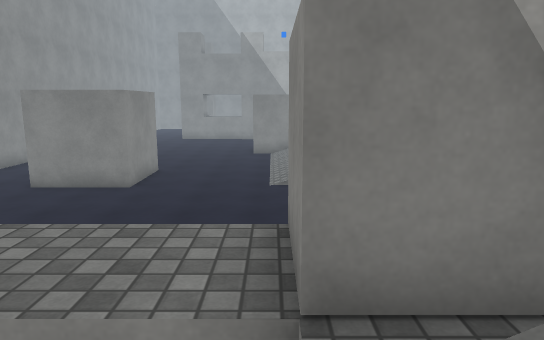
[1] (above)

24 first-person views from a walk through a scene from a Unity 3-D project. The camera is 1.3 m above the floor, tilts 10° down and sees 70° across. The floor is counted in squares, 1 m on a side. Each view is taken from the middle of a square. On the plan, view 1 faces up. The plan holds only what a view shows up to about 16 squares ahead; the rest is blank. The place goes on beyond the plan. The player character is not drawn. Surface patterns are stand-ins for the level's own textures.

[2]
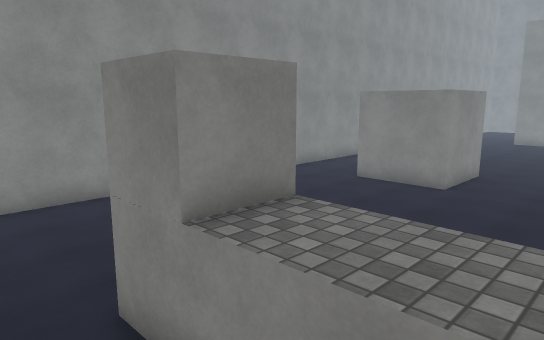

[3]
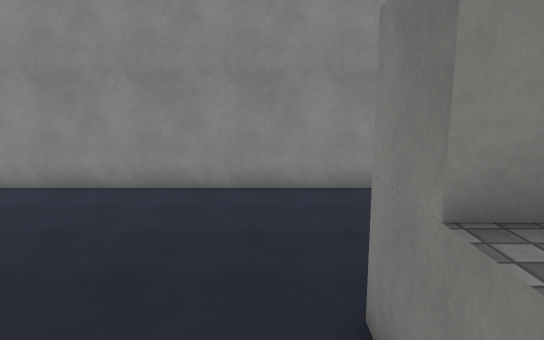

[4]
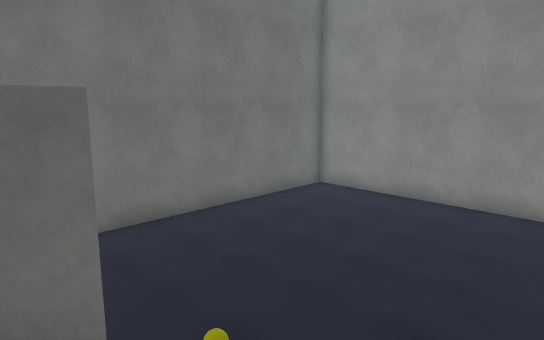

[5]
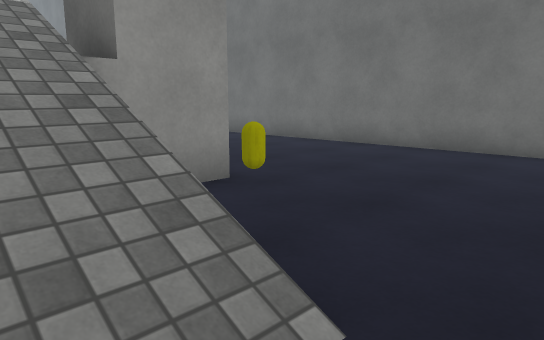

[6]
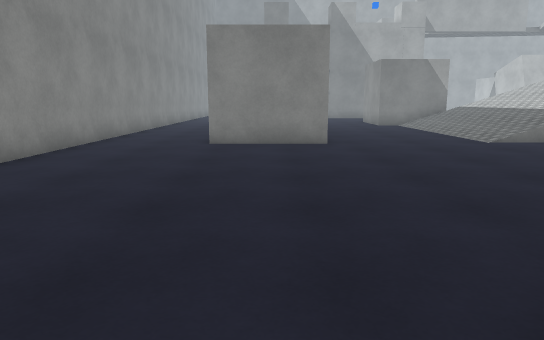

[7]
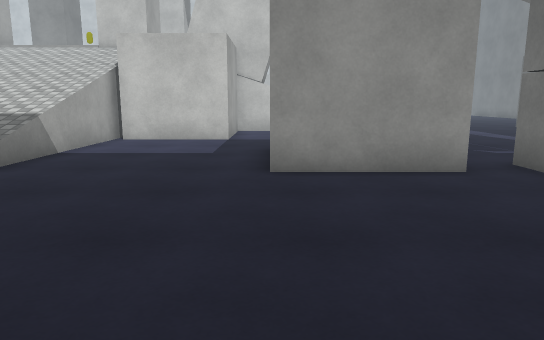

[8]
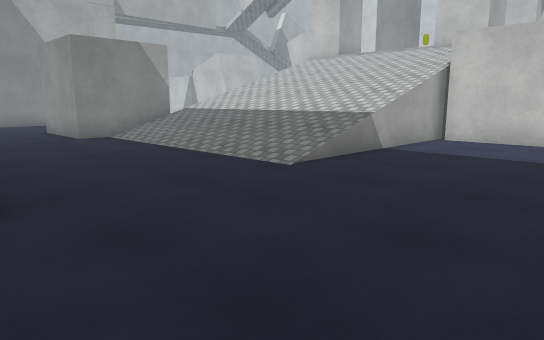

[9]
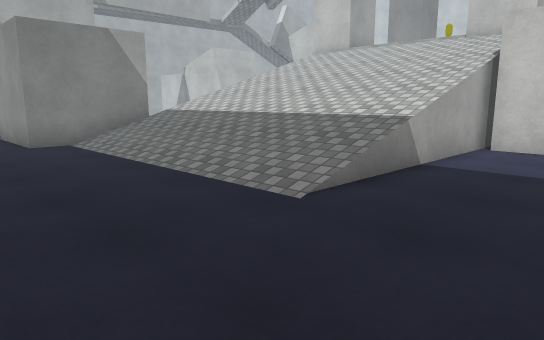

[10]
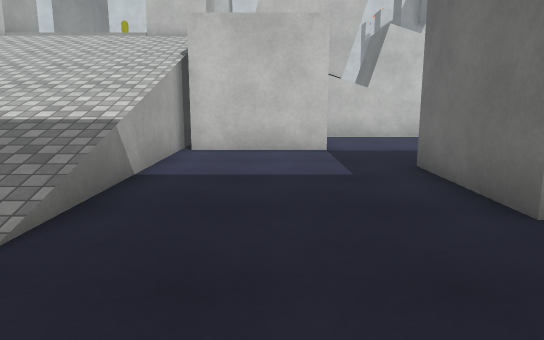

[11]
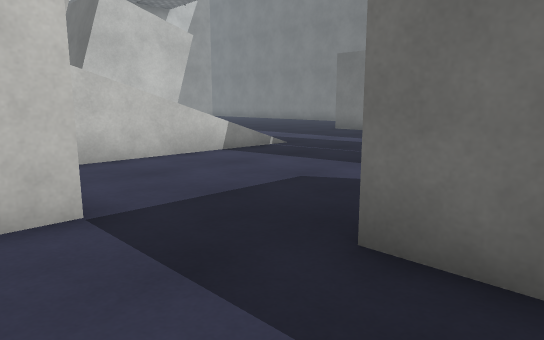

[12]
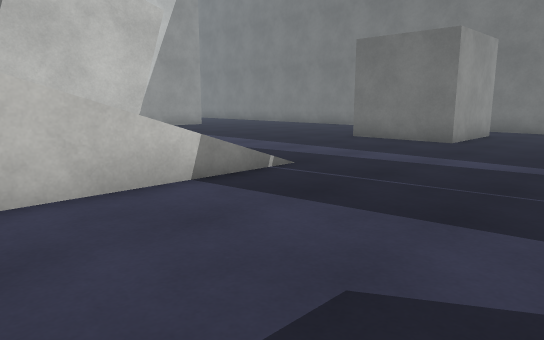

[13]
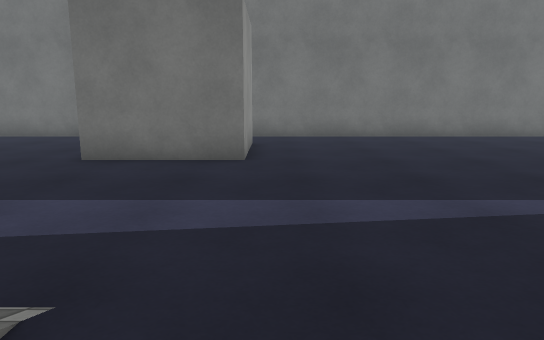

[14]
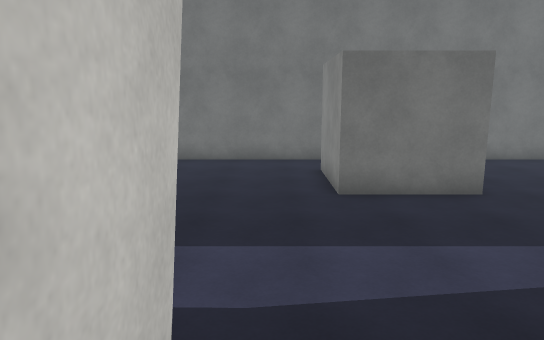

[15]
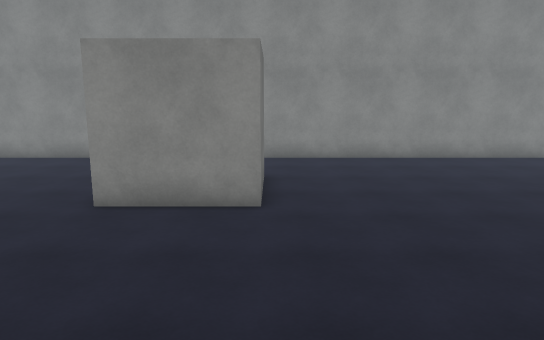

[16]
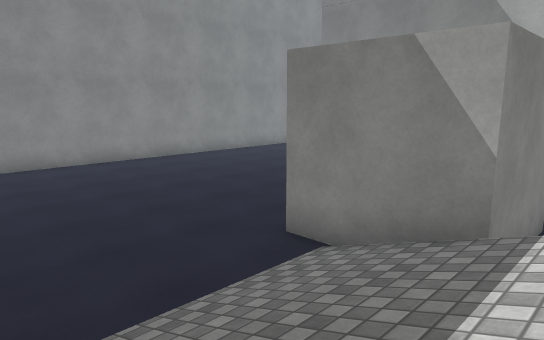

[17]
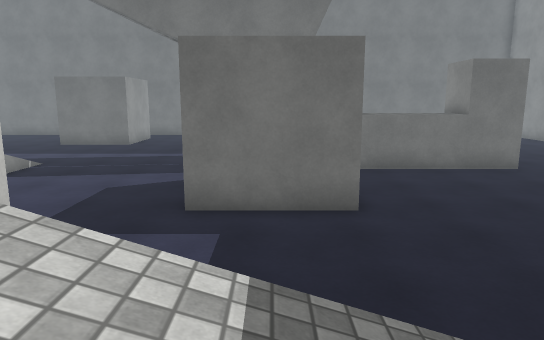

[18]
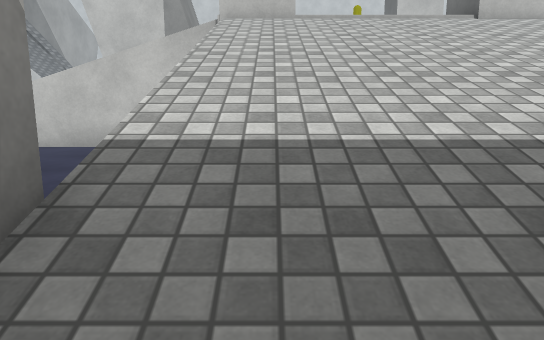

[19]
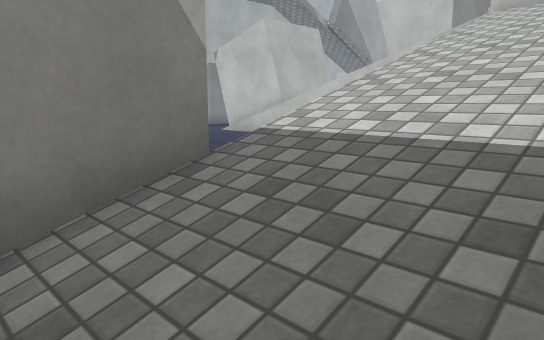

[20]
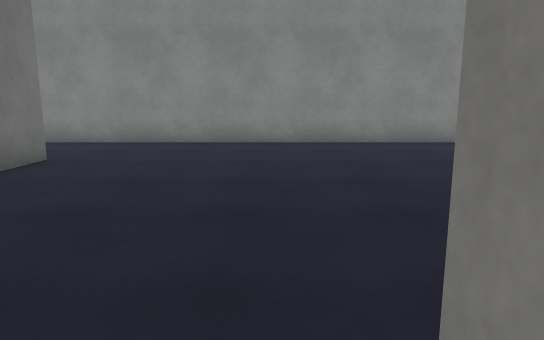

[21]
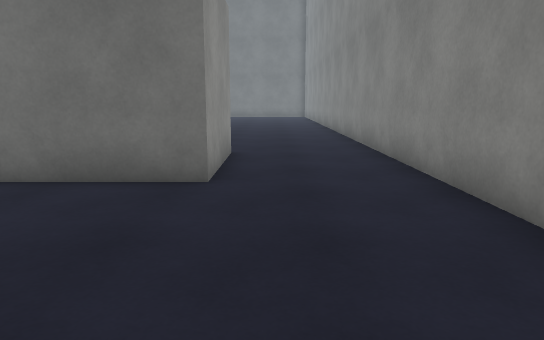

[22]
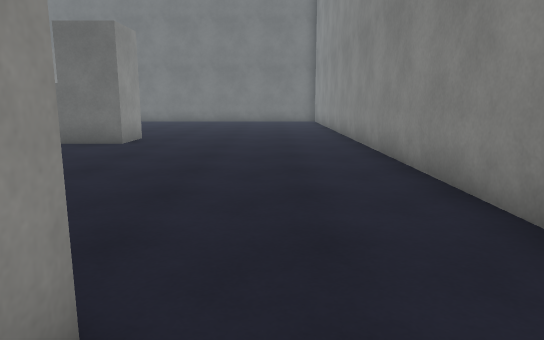

[23]
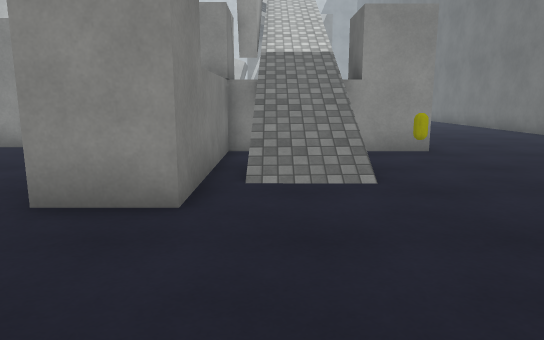

[24]
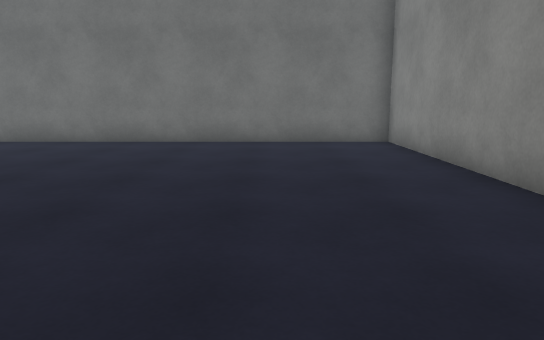

### Floor plan
Key: @ floor where view 1 was taken; # wall or solid block; . floor; / step, stairs or slope; = window, fence, low wall or low ledge; ^ raised ledge; v drop or lower ground; C yellow capsule; O other object.
Columns run from 13 left of view 1 to 18 right of it. Each row starts with its distance up from view 1.
 27 #...........#  #     ..../   #
 26 #...........#  #     ..      ##
 25 #...........#  #             ##
 24 #...........####
 23 #.............//////////#
 22 #.............//////////##
 21 #.............///////////##
 20 #.............///////////
 19 #.............///////////
 18 #...####......///////////
 17 #...#  ##.....///////////
 16 #...#   #.....//////////###
 15 #...#   #.....//////////###
 14 #...#####............=  v##
 13 #....................#   #
 12 #....................#   #
 11 #....................### #
 10 #........................#
  9 #.............#####......#
  8 #.............#    ....../
  7 #.............#    ....../    ##
  6 #.............#    ....../   /#
  5 #..............    ....../    #
  4 #.......########.. ....../    #
  3 #.......OO####O#........./    /
  2 #.......###=^OO#  //...........
  1 #.........///////////..........
  0 #.........///@///////...........
 -1 #..........=/OOO////............
 -2 #...........C#    ..............
 -3 #............#   ...............
 -4 #.......................####....
 -5 #.......................#  #....
 -6 #.......................#  #....
 -7 #.......................#  #....
 -8 #........................  .....
 -9 #........................  .....
-10 #########################  #####

Where each view was taken, in squares from view 1:
view 1: 0 up, 0 right, facing up
view 2: 0 up, 0 right, facing up-left
view 3: 1 up, 1 left, facing left
view 4: 1 up, 1 right, facing down-left
view 5: 1 up, 5 left, facing down-right
view 6: 2 up, 7 left, facing up
view 7: 9 up, 6 left, facing right
view 8: 9 up, 6 left, facing up-right
view 9: 11 up, 4 left, facing up-right
view 10: 12 up, 3 left, facing right
view 11: 12 up, 3 right, facing down-right
view 12: 9 up, 6 right, facing down-right
view 13: 5 up, 10 right, facing down
view 14: 6 up, 16 right, facing down
view 15: 18 up, 3 right, facing left
view 16: 18 up, 4 right, facing up-left
view 17: 17 up, 3 right, facing down
view 18: 22 up, 0 right, facing right
view 19: 20 up, 0 right, facing up-right
view 20: 23 up, 0 right, facing left
view 21: 24 up, 10 left, facing down
view 22: 16 up, 10 left, facing down
view 23: 1 up, 10 left, facing right
view 24: 3 up, 9 left, facing down
